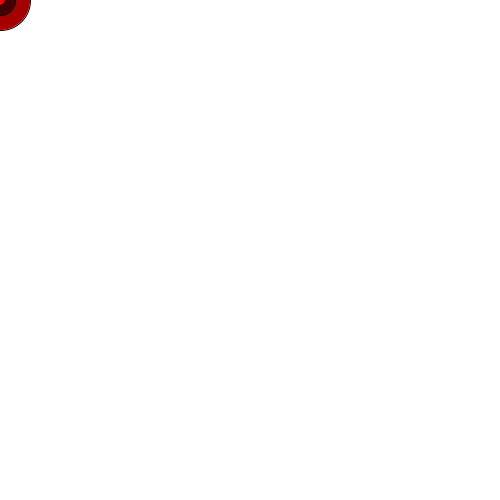
Frame 1 (no input)
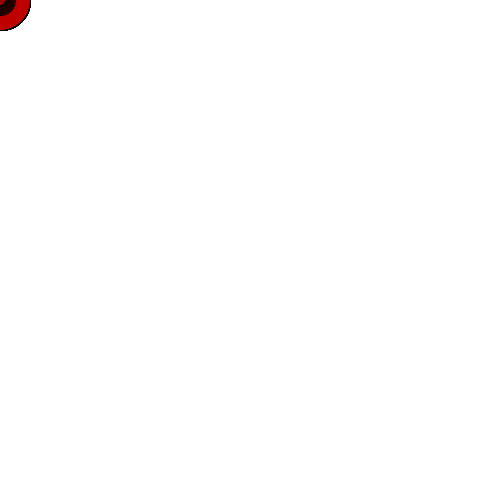
Frame 60 (the mouse pressed at the canvas centre just before this capture)
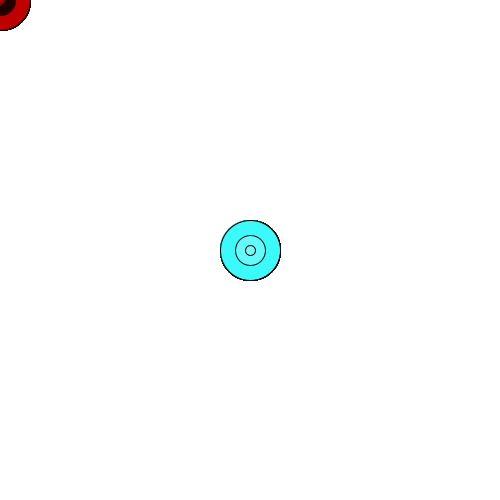
Frame 120 (the mouse held since frame 60 and released just before this capture)

The Processing sketch that drew these frames (run headless with seeded random() and noise(); from frame 60 on, the mouse is pressed at the canvas centre):

// Processing sketch: processing_66678
// ── processing_66678.pde

void setup(){
  size(500,500);
  smooth();
  background(255);
}

void draw(){
  myFunction(60); //circle01
  myFunction(30); //circle 02
  myFunction(10); //circle03
}

void myFunction (int diameter){
  fill(random(255),mouseY,mouseX);
  ellipse(mouseX, mouseY, diameter,diameter);
}
